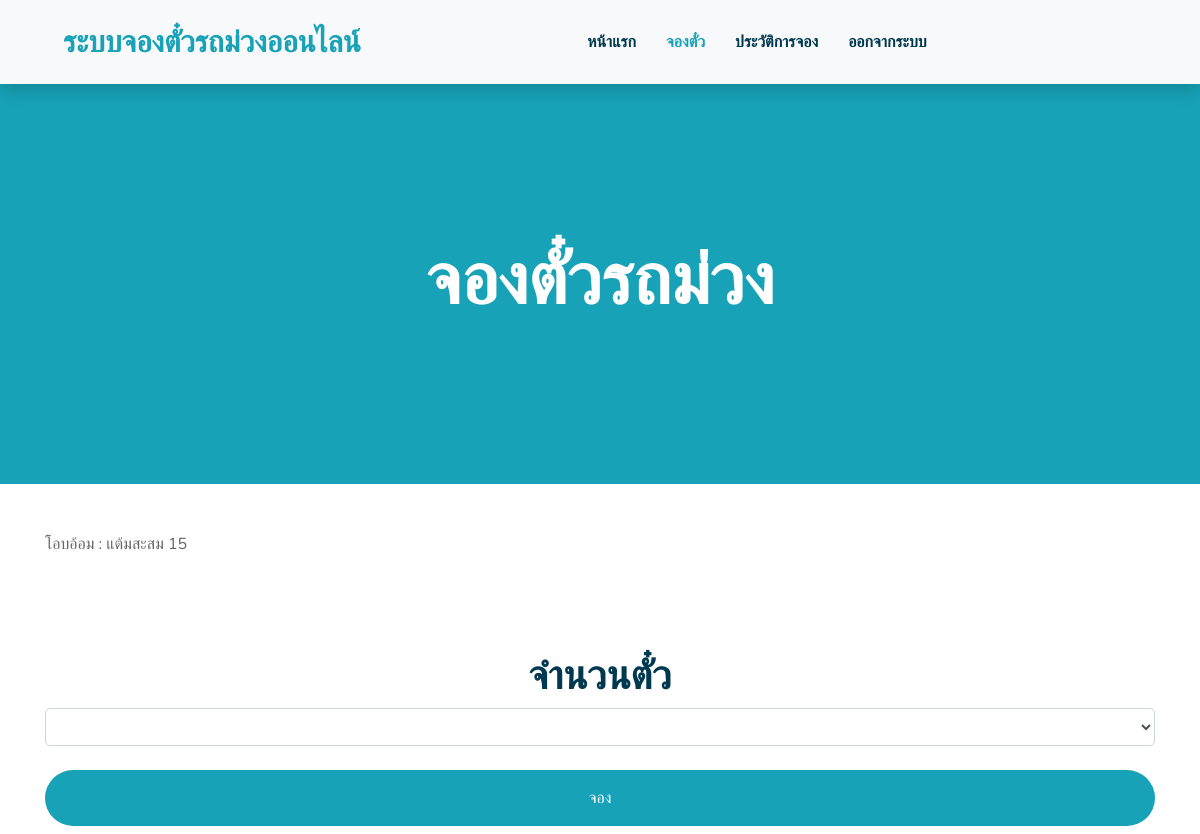
/bookTicketscheckremainTickets.php (signed in), run on an earlier commit of the app's database.
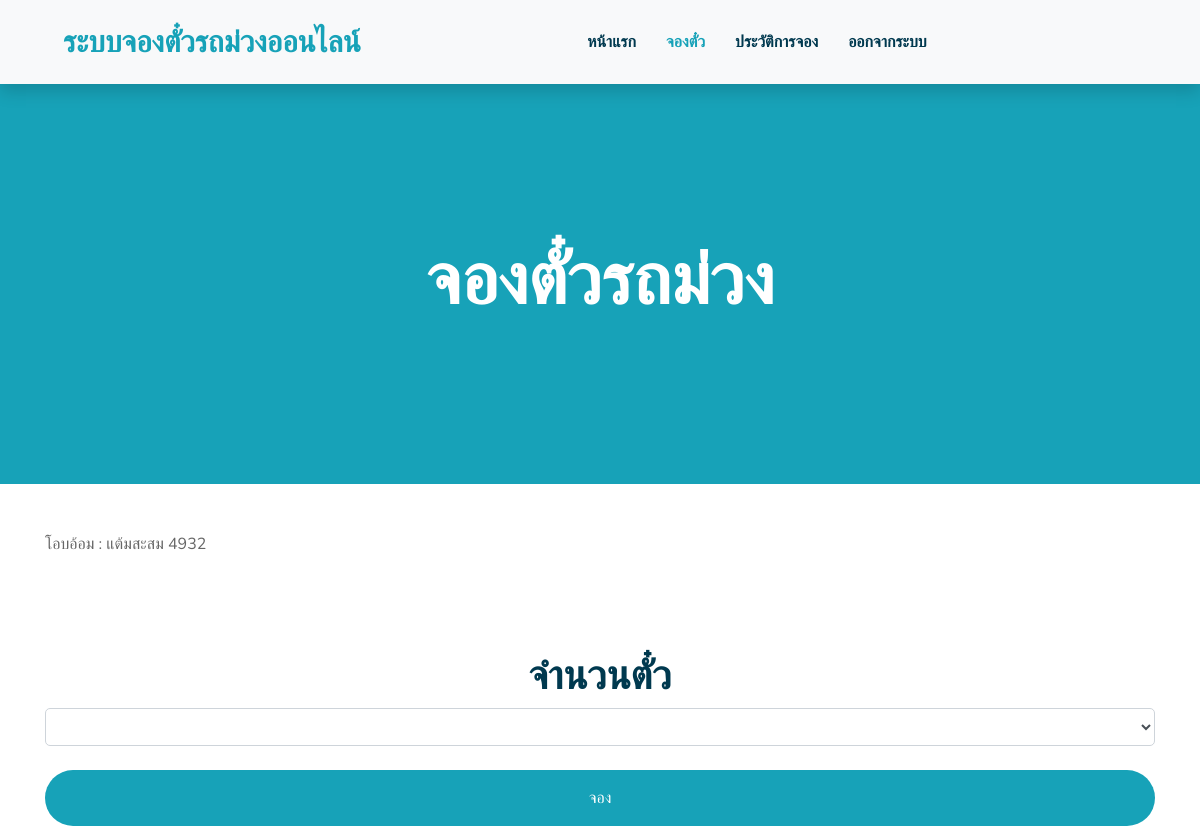
And on a later commit of the database.
### tables this page shows
CREATE TABLE `passenger` (
  `Passenger_ID` int(8) NOT NULL COMMENT 'รหัสผู้โดยสาร',
  `NameP` varchar(200) NOT NULL COMMENT 'ชื่อ-นามสกุล',
  `sex` varchar(10) NOT NULL COMMENT 'เพศ',
  `Date_of_Birth` date NOT NULL COMMENT 'วัน/เดือน/ปี เกิด',
  `Username` varchar(50) NOT NULL COMMENT 'ชื่อผู้ใช้',
  `PasswordP` varchar(50) NOT NULL COMMENT 'รหัสผ่าน',
  `Number_Phone` varchar(10) NOT NULL COMMENT 'เบอร์โทรศัพท์',
  `Points` int(8) NOT NULL COMMENT 'แต้มสะสม'
);

### bookTicketscheckremainTickets.php (the view, shortened to what this page needs)
<!DOCTYPE html>
<html lang="en">
<head>
    <link href="https://cdnjs.cloudflare.com/ajax/libs/font-awesome/5.10.0/css/all.min.css" rel="stylesheet">
    <link href="lib/flaticon/font/flaticon.css" rel="stylesheet">
    <link href="lib/owlcarousel/assets/owl.carousel.min.css" rel="stylesheet">
    <link href="lib/lightbox/css/lightbox.min.css" rel="stylesheet">
    <link href="css/style.css" rel="stylesheet">
</head>
<body>
    <div class="container-fluid bg-light position-relative shadow">
        <nav class="navbar navbar-expand-lg bg-light navbar-light py-3 py-lg-0 px-0 px-lg-5">
            <a href="" class="navbar-brand font-weight-bold text-secondary" style="font-size: 30px;">
                <span class="text-primary">ระบบจองตั๋วรถม่วงออนไลน์</span>
            </a>
            <div class="collapse navbar-collapse justify-content-between" id="navbarCollapse">
                <div class="navbar-nav font-weight-bold mx-auto py-0">
                    <a href="index1.php" class="nav-item nav-link">หน้าแรก</a>
                    <a href="bookTickets.php" class="nav-item nav-link active">จองตั๋ว</a>
                    <a href="historyTickets.php" class="nav-item nav-link">ประวัติการจอง</a>
                    <a href="logout.php" class="nav-item nav-link">ออกจากระบบ</a>
                </div>
            </div>
        </nav>
    </div>
    <div class="container-fluid bg-primary mb-5">
        <div class="d-flex flex-column align-items-center justify-content-center" style="min-height: 400px">
            <h3 class="display-3 font-weight-bold text-white">จองตั๋วรถม่วง</h3>
        </div>
    </div>
    <div class="page-heading">
        <div class="container">
          <div class="row">
            <div class="col-lg-12">
            <?php
                include('connectdatabase.php');
                        if (!$conn) {
                            die("Connection failed: " . mysqli_connect_error());
                        } else {
                            $sql = "SELECT * FROM `passenger` WHERE Username = '".$_SESSION['UserID']."' ";
                            $result = mysqli_query($conn, $sql);
                            if (mysqli_num_rows($result) == 1){
                                while($row = mysqli_fetch_assoc($result)){
                                    echo $row["NameP"];
                                    echo " : แต้มสะสม ";
                                    echo $row["Points"];
                                }
                            }
                        }
            ?>
            </div>
          </div>
        </div>
    <div class="container-fluid pt-5">
        <div class="container">
            <div class="text-center pb-2">
                <br>
                <br>
                <form method="post" action="pay.php">
                <h6 style="font-size: 40px;">จำนวนตั๋ว</h6>
                <fieldset>
                    <select name="numtickets" class="form-select form-control" aria-label="Default select example" id="getIn" onchange="this.form.click()">
                    </select>
                </fieldset>
                <br>
                <fieldset>
                    <div>
                        <button class="btn btn-primary btn-block border-0 py-3" type="submit">จอง</button>
                    </div>
                </fieldset>
                </form>
              </div>
            </div>
          </div>
        </div>
</body>
</html>

What changed in the data, as far as the page shows it:
changed passenger "โอบอ้อม": Points "15" → "4932"
